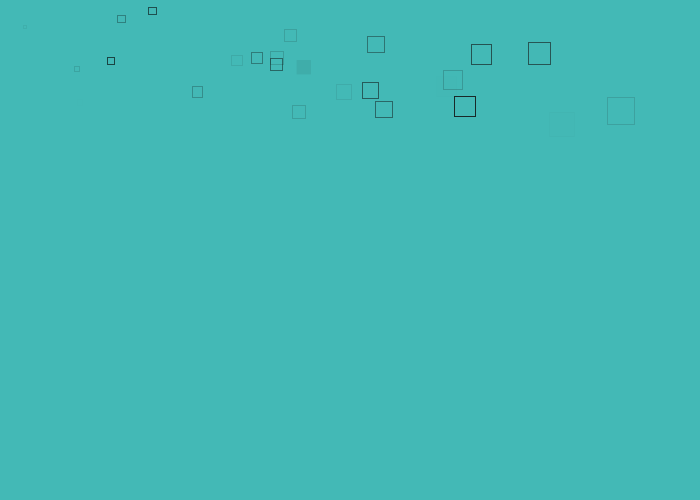
Frame 1 (no input)
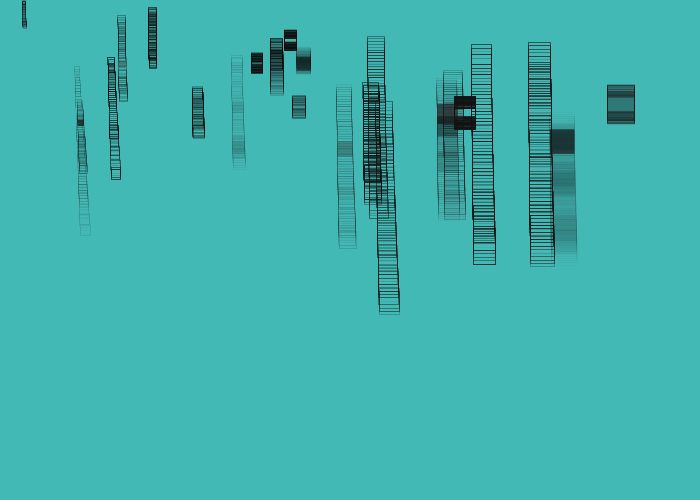
Frame 60 (the mouse pressed at the canvas centre just before this capture)
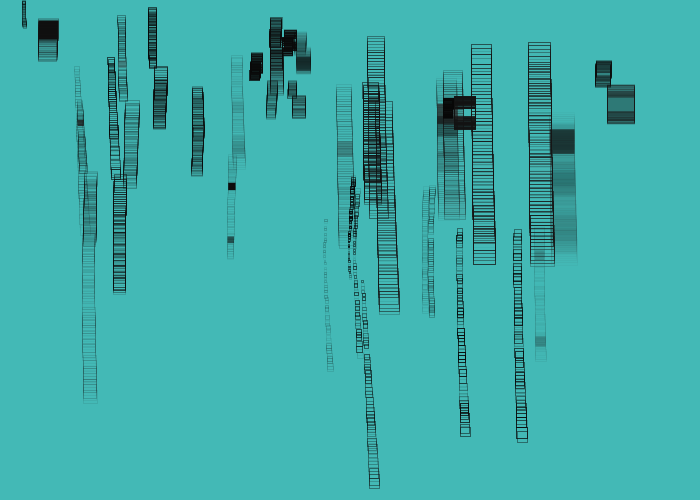
Frame 120 (the mouse held since frame 60 and released just before this capture)

The Processing sketch that drew these frames (run headless with seeded random() and noise(); from frame 60 on, the mouse is pressed at the canvas centre):

// Processing sketch: processing_1520
// ── processing_1520.pde






int counter=25;
float[]xpos=new float[counter];
float[]ypos=new float[counter];
float[]size=new float[counter];
float[]xspeed=new float[counter];
float[]gravity=new float[counter];
float[]col=new float[counter];
float []maxDistance=new float[counter];

void setup(){
  size(700,500);
  background(67,185,182);
 
smooth();
//rect array
  for(int i=0;i<counter; i++){
    xpos[i]=random(0,width);
    ypos[i]=random(0,height/5);
    xspeed[i]=random(-.50,3.50);

    size[i]=random(0.50,2.50);
    col[i]=random(255);
    maxDistance[i]=dist(0,0,width,height); //mouse distance
  }

}
void draw(){
 // background(58);
 
   


 rectDisplay();
 rectFlying();
  
  




}
  
void rectDisplay(){
  for(int i=0; i<counter; i++){
    //mouse distance interactivity 
    float mouseDist=dist(mouseX,mouseY,xpos[i],ypos[i]);
    float diameter=(mouseDist/maxDistance[i])*36.0;
    stroke(diameter,random(col[i]));
    fill(random(col[i]),diameter/random(col[i]));
    rect(xpos[i]+diameter,ypos[i]+diameter,size[i]+diameter,size[i]+diameter);
  }
}
void rectFlying(){
  for(int i=0; i<counter; i++){
    ypos[i]=ypos[i]+xspeed[i];
    if(ypos[i]>=height||ypos[i]<=0/size[i]){
      xspeed[i]*=-1;
      // xspeed[i]*=gravity[i];
    }
  }
}
